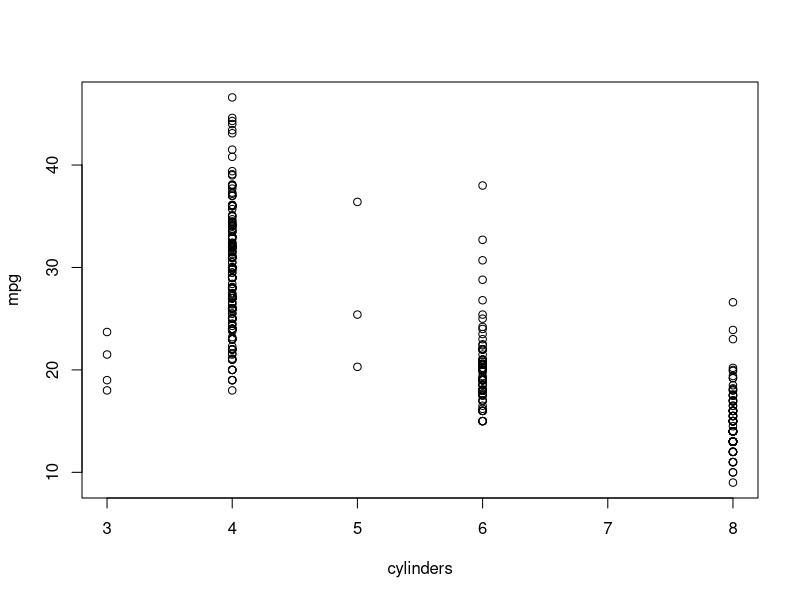
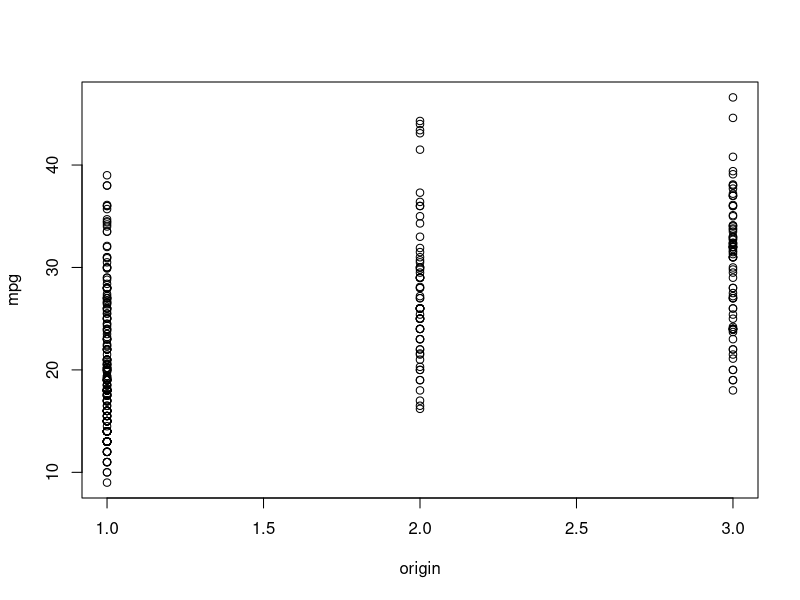
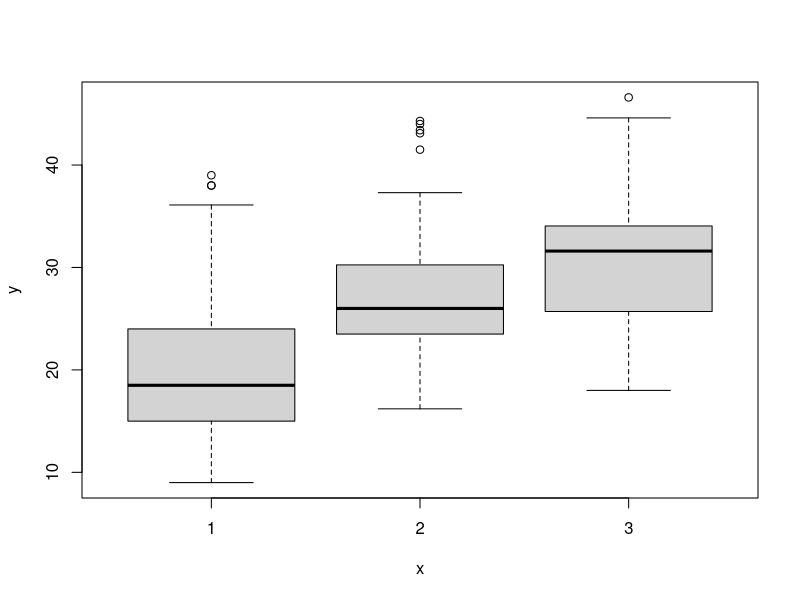
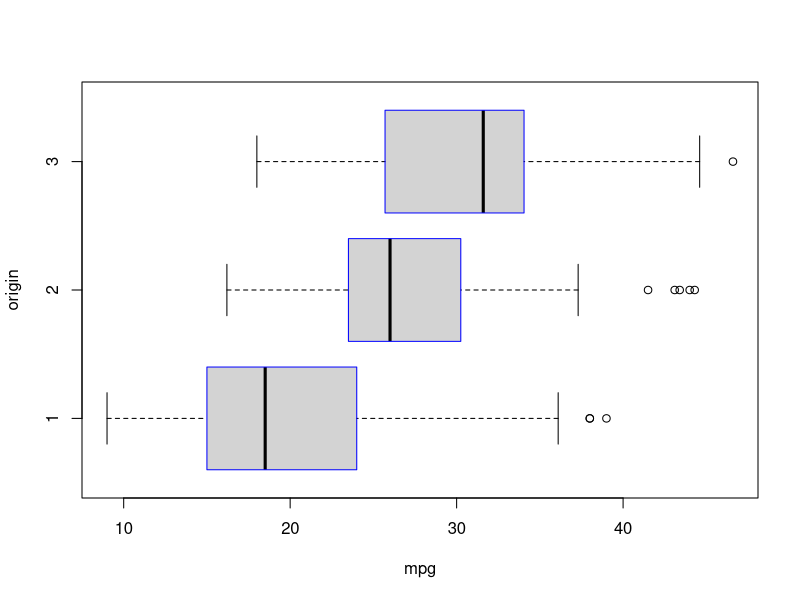
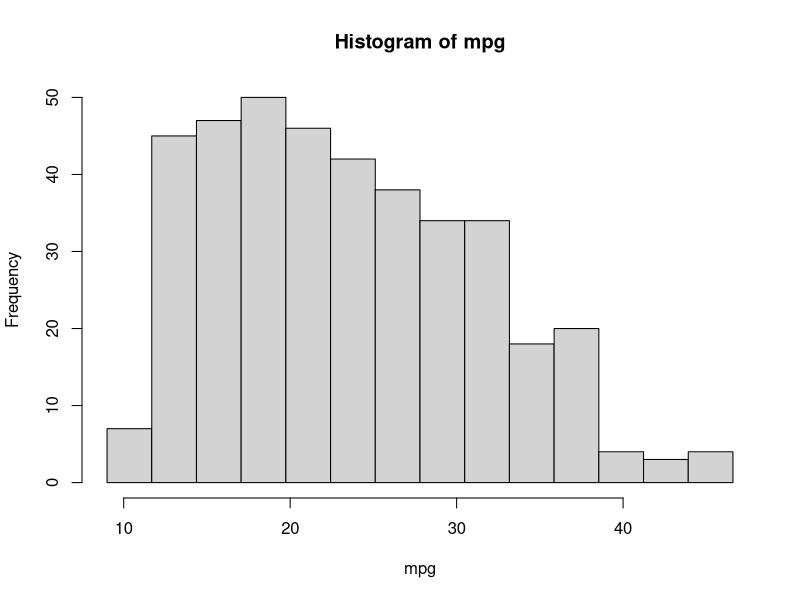
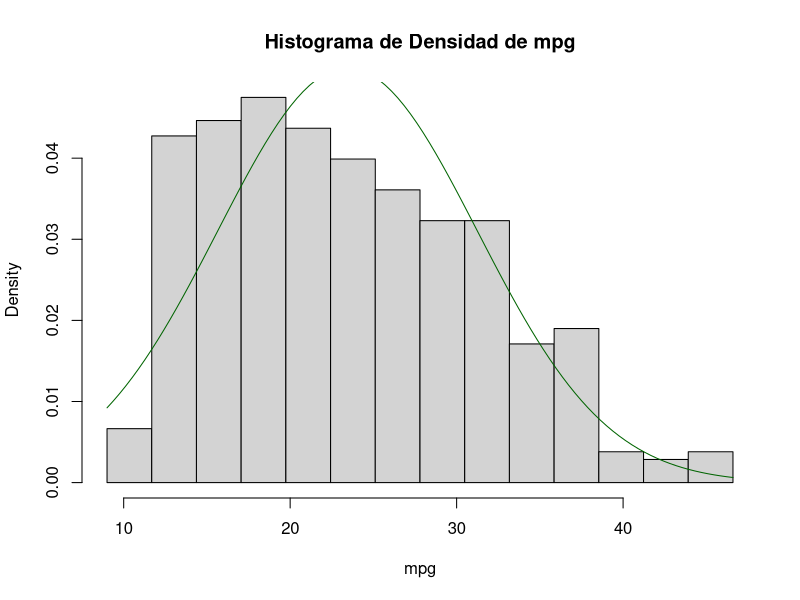
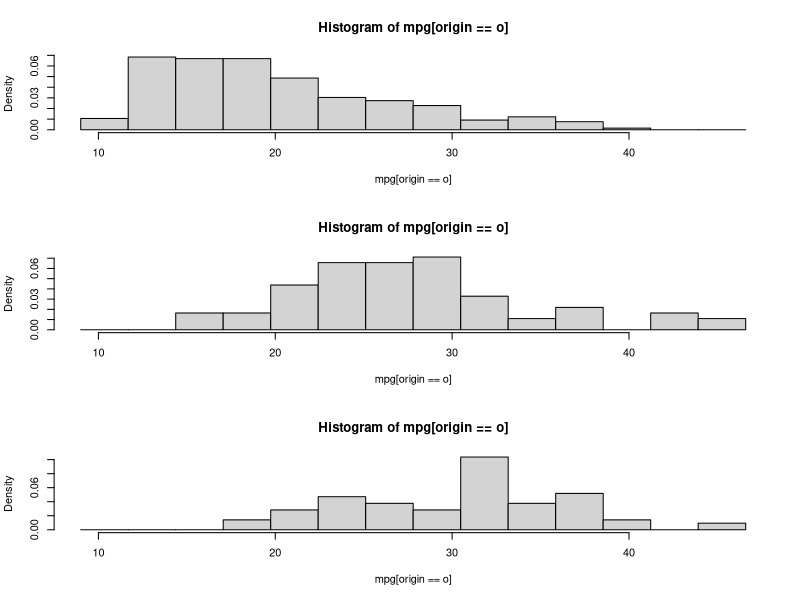
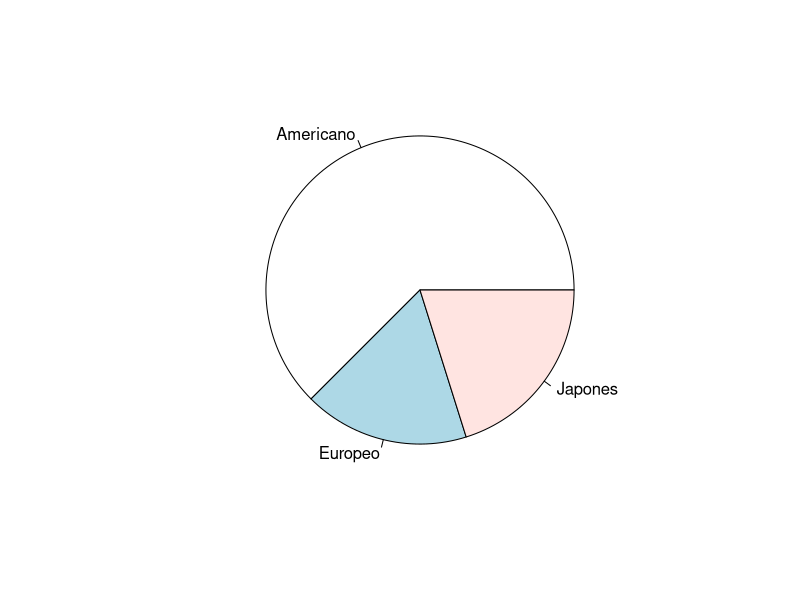

Write R code to recreate these figures, in order.
# 1
#rm(list=ls())

# 2
auto <- read.table('auto.txt', header=T)

# 3
head(auto)

tail(auto)

# 4
# fix(auto)

# 5
names(auto)
length(names(auto))

length(row.names(auto))

# 6
sum(is.na(auto)) == 0

# 7
attach(auto)

# 8
for (c in auto) {
    print(class(c))
}

# 9
png('ej9.png')
plot(cylinders, mpg)
dev.off()

# 10 
png('ej10a.png')
plot(origin, mpg)
dev.off()

origin.f <- as.factor(origin)
png('ej10b.png')
plot(origin.f, mpg)
dev.off()

# 11
png('ej11.png')
plot(origin.f, mpg, boxcol='blue', horizontal=T,xlab='mpg', ylab='origin')
dev.off()

# 12
bins = seq(min(mpg), max(mpg), length=15)
png('ej12.png')
hist(mpg, breaks=bins)
dev.off()

# 13
m = mean(mpg)
s = sd(mpg)
xs = seq(min(mpg), max(mpg), length=100)
ys = dnorm(xs, mean=m, sd=s)
png('ej13.png')
hist(mpg, breaks=bins, freq=F, main='Histograma de Densidad de mpg')
lines(xs, ys, col='darkgreen')
dev.off()

# 14 
png('ej14.png')
par(mfrow=c(3, 1))
for (o in 1:3) { # Consulta: ¿Se puede evitar el for?
    hist(mpg[origin == o], breaks=bins, freq=F)
}
dev.off()

# 15
png('ej15.png')
counts.origin <- table(origin)
pie(counts.origin, labels=c('Americano', 'Europeo', 'Japones'))
dev.off()
